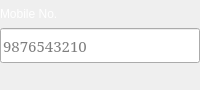
                  <widget class="QFrame" name="frame_mobo_create">
                   <property name="maximumSize">
                    <size>
                     <width>16777215</width>
                     <height>90</height>
                    </size>
                   </property>
                   <property name="frameShape">
                    <enum>QFrame::NoFrame</enum>
                   </property>
                   <property name="frameShadow">
                    <enum>QFrame::Raised</enum>
                   </property>
                   <layout class="QGridLayout" name="gridLayout_20">
                    <property name="leftMargin">
                     <number>0</number>
                    </property>
                    <property name="topMargin">
                     <number>0</number>
                    </property>
                    <property name="rightMargin">
                     <number>0</number>
                    </property>
                    <property name="bottomMargin">
                     <number>0</number>
                    </property>
                    <property name="spacing">
                     <number>0</number>
                    </property>
                    <item row="0" column="0">
                     <widget class="QFrame" name="frame_9">
                      <property name="frameShape">
                       <enum>QFrame::NoFrame</enum>
                      </property>
                      <property name="frameShadow">
                       <enum>QFrame::Raised</enum>
                      </property>
                      <layout class="QGridLayout" name="gridLayout_22">
                       <property name="leftMargin">
                        <number>0</number>
                       </property>
                       <property name="topMargin">
                        <number>0</number>
                       </property>
                       <property name="rightMargin">
                        <number>0</number>
                       </property>
                       <property name="bottomMargin">
                        <number>0</number>
                       </property>
                       <property name="spacing">
                        <number>0</number>
                       </property>
                       <item row="1" column="0">
                        <widget class="QLabel" name="label_10">
                         <property name="palette">
                          <palette>
                           <active>
                            <colorrole role="WindowText">
                             <brush brushstyle="SolidPattern">
                              <color alpha="255">
                               <red>255</red>
                               <green>255</green>
                               <blue>255</blue>
                              </color>
                             </brush>
                            </colorrole>
                            <colorrole role="Text">
                             <brush brushstyle="SolidPattern">
                              <color alpha="255">
                               <red>255</red>
                               <green>255</green>
                               <blue>255</blue>
                              </color>
                             </brush>
                            </colorrole>
                            <colorrole role="ButtonText">
                             <brush brushstyle="SolidPattern">
                              <color alpha="255">
                               <red>255</red>
                               <green>255</green>
                               <blue>255</blue>
                              </color>
                             </brush>
                            </colorrole>
                            <colorrole role="PlaceholderText">
                             <brush brushstyle="NoBrush">
                              <color alpha="128">
                               <red>255</red>
                               <green>255</green>
                               <blue>255</blue>
                              </color>
                             </brush>
                            </colorrole>
                           </active>
                           <inactive>
                            <colorrole role="WindowText">
                             <brush brushstyle="SolidPattern">
                              <color alpha="255">
                               <red>255</red>
                               <green>255</green>
                               <blue>255</blue>
                              </color>
                             </brush>
                            </colorrole>
                            <colorrole role="Text">
                             <brush brushstyle="SolidPattern">
                              <color alpha="255">
                               <red>255</red>
                               <green>255</green>
                               <blue>255</blue>
                              </color>
                             </brush>
                            </colorrole>
                            <colorrole role="ButtonText">
                             <brush brushstyle="SolidPattern">
                              <color alpha="255">
                               <red>255</red>
                               <green>255</green>
                               <blue>255</blue>
                              </color>
                             </brush>
                            </colorrole>
                            <colorrole role="PlaceholderText">
                             <brush brushstyle="NoBrush">
                              <color alpha="128">
                               <red>255</red>
                               <green>255</green>
                               <blue>255</blue>
                              </color>
                             </brush>
                            </colorrole>
                           </inactive>
                           <disabled>
                            <colorrole role="WindowText">
                             <brush brushstyle="SolidPattern">
                              <color alpha="255">
                               <red>255</red>
                               <green>255</green>
                               <blue>255</blue>
                              </color>
                             </brush>
                            </colorrole>
                            <colorrole role="Text">
                             <brush brushstyle="SolidPattern">
                              <color alpha="255">
                               <red>255</red>
                               <green>255</green>
                               <blue>255</blue>
                              </color>
                             </brush>
                            </colorrole>
                            <colorrole role="ButtonText">
                             <brush brushstyle="SolidPattern">
                              <color alpha="255">
                               <red>255</red>
                               <green>255</green>
                               <blue>255</blue>
                              </color>
                             </brush>
                            </colorrole>
                            <colorrole role="PlaceholderText">
                             <brush brushstyle="NoBrush">
                              <color alpha="128">
                               <red>255</red>
                               <green>255</green>
                               <blue>255</blue>
                              </color>
                             </brush>
                            </colorrole>
                           </disabled>
                          </palette>
                         </property>
                         <property name="text">
                          <string>Mobile No.</string>
                         </property>
                        </widget>
                       </item>
                       <item row="2" column="0">
                        <widget class="QLineEdit" name="lineEdit_mobile_no">
                         <property name="minimumSize">
                          <size>
                           <width>0</width>
                           <height>35</height>
                          </size>
                         </property>
                         <property name="maximumSize">
                          <size>
                           <width>450</width>
                           <height>16777215</height>
                          </size>
                         </property>
                         <property name="font">
                          <font>
                           <family>Serif</family>
                           <pointsize>11</pointsize>
                           <weight>50</weight>
                           <italic>false</italic>
                           <bold>false</bold>
                          </font>
                         </property>
                         <property name="placeholderText">
                          <string>9876543210</string>
                         </property>
                        </widget>
                       </item>
                       <item row="3" column="0">
                        <widget class="QLabel" name="label_problem_mobile_no">
                         <property name="styleSheet">
                          <string notr="true">QLabel{
	color: red;
	font: 10pt &quot;Serif&quot;;
	padding-left: 3px;
}</string>
                         </property>
                         <property name="text">
                          <string/>
                         </property>
                        </widget>
                       </item>
                      </layout>
                     </widget>
                    </item>
                   </layout>
                  </widget>
